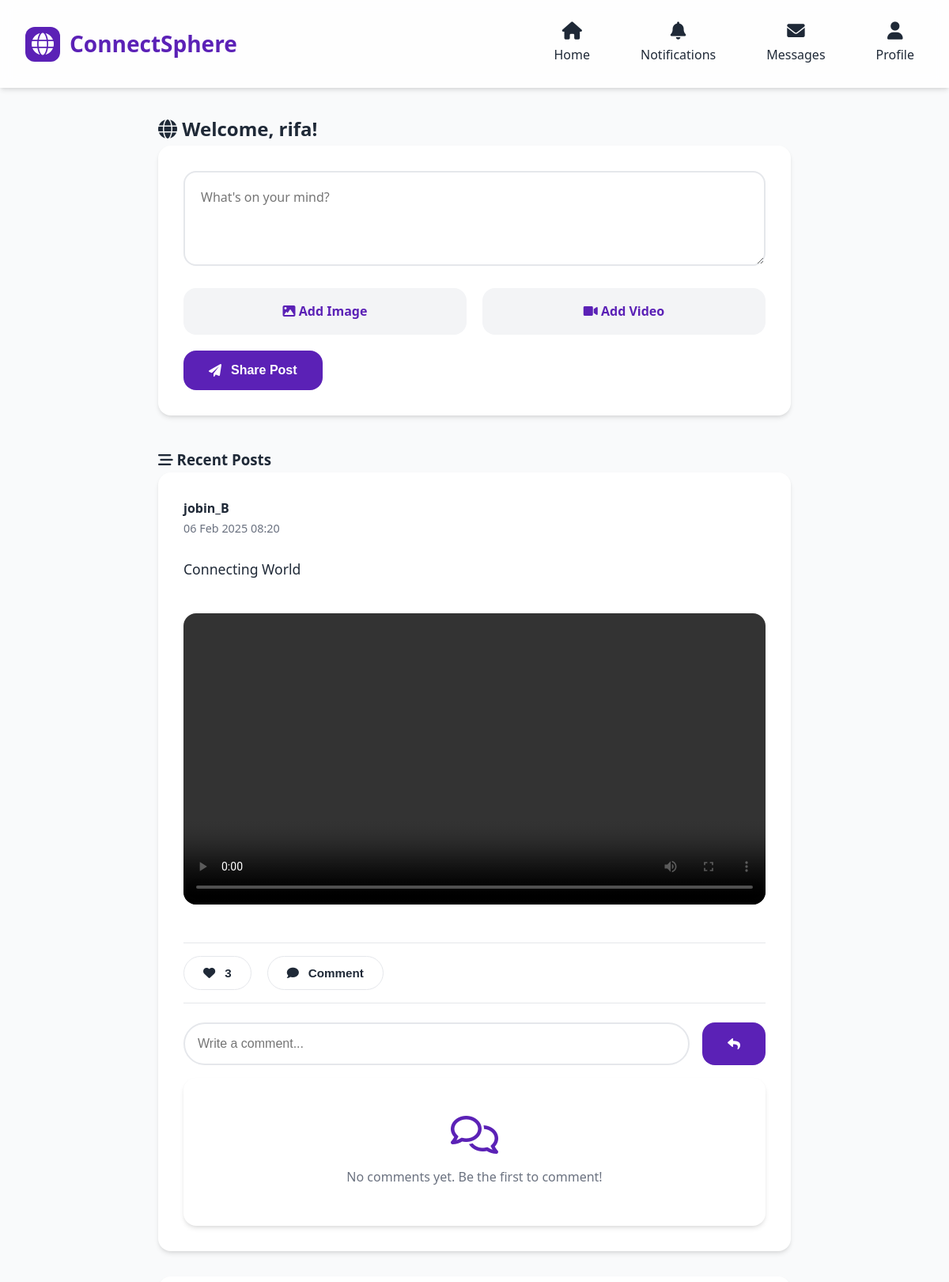
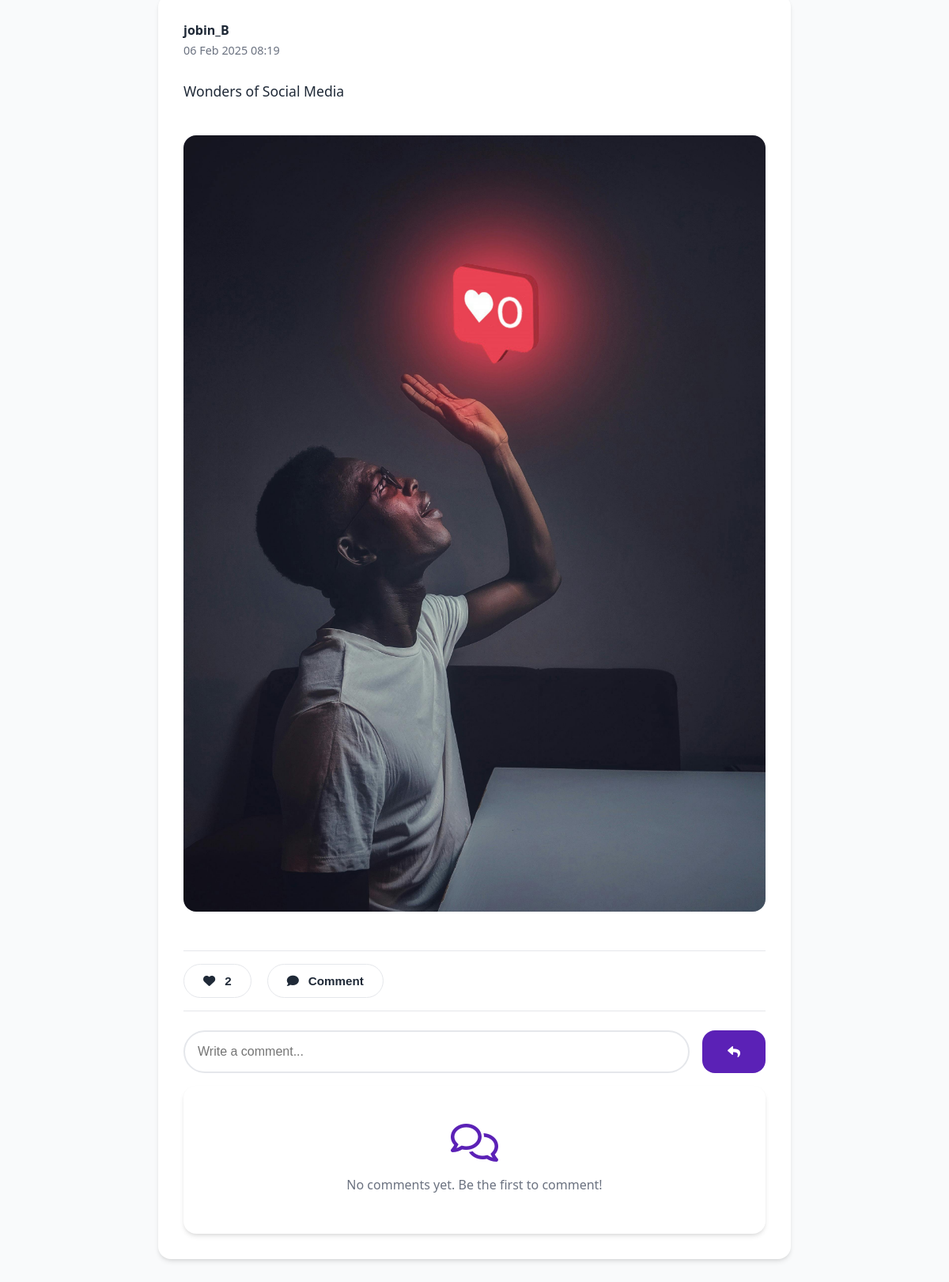
/homepage/ (signed in, upper part), run on the app's committed database (2 pictures, top to bottom).
### connectsphere/models.py (models this page shows, shortened)
class registration(models.Model):
    fullname = models.CharField(max_length=64)
    username = models.CharField(max_length=64)
    email = models.CharField(max_length=64)
    password = models.CharField(max_length=64)
    phone_number = models.CharField(max_length=15, null=True, blank=True)  # Example field
    address = models.TextField(null=True, blank=True)  # Example field
    bio = models.TextField(null=True, blank=True)  # Bio field
    profile_picture = models.ImageField(upload_to='profile_pictures/', blank=True, null=True)
    class Meta:
        db_table = 'connectsphere_registration'  # Map to connectsphere_registration table

class Post(models.Model):
    user = models.ForeignKey(registration, on_delete=models.CASCADE)
    content = models.TextField(blank=True, null=True)
    image = models.ImageField(upload_to='post_images/', blank=True, null=True)
    video = models.FileField(upload_to='post_videos/', blank=True, null=True)
    created_at = models.DateTimeField(auto_now_add=True)
    class Meta:
        db_table = 'connectsphere_posts'

### connectsphere/views.py (the view, shortened to what this page needs)
# urls.py: path('homepage/', homepage, name='homepage'),
def homepage(request):
    if 'session1' not in request.session:
        return redirect('login')
    user_id = request.session['session1']
    user = registration.objects.get(id=user_id)
    posts = Post.objects.all().order_by('-created_at')
    return render(request, 'homepage.html', {'user': user, 'posts': posts})

### connectsphere/templates/homepage.html (shortened to what this page needs)
<!DOCTYPE html>
<html lang="en">
<head>
    <link href="https://cdnjs.cloudflare.com/ajax/libs/font-awesome/6.0.0/css/all.min.css" rel="stylesheet">
</head>
<body>
    <nav class="navbar">
        <div class="nav-container">
            <a href="/homepage" class="logo">
                <i class="fas fa-globe"></i>
                ConnectSphere
            </a>
            <div class="nav-links">
                <a href="/homepage" class="nav-link">
                    <i class="fas fa-home"></i>
                    <span>Home</span>
                </a>
                <a href="/notifications" class="nav-link">
                    <i class="fas fa-bell"></i>
                    <span>Notifications</span>
                </a>
                <a href="/messages" class="nav-link">
                    <i class="fas fa-envelope"></i>
                    <span>Messages</span>
                </a>
                <div class="profile-container">
                    <a href="/profile" class="nav-link">
                        <i class="fas fa-user"></i>
                        <span>Profile</span>
                    </a>
                </div>
            </div>
        </div>
    </nav>
    <div class="container">
        <h2><i class="fas fa-globe"></i> Welcome, {{ user.username }}!</h2>
        <form method="POST" enctype="multipart/form-data" class="post-form">
            <textarea name="content" placeholder="What's on your mind?" required></textarea>
            <div class="file-upload">
                <div class="file-input-wrapper">
                    <label for="image-upload">
                        <i class="fas fa-image"></i> Add Image
                    </label>
                </div>
                <div class="file-input-wrapper">
                    <label for="video-upload">
                        <i class="fas fa-video"></i> Add Video
                    </label>
                </div>
            </div>
            <button type="submit">
                <i class="fas fa-paper-plane"></i> Share Post
            </button>
        </form>
        <h3><i class="fas fa-stream"></i> Recent Posts</h3>
        {% for post in posts %}
        <div class="post">
            <div class="post-header">
                <div>
                    <strong>{{ post.user.username }}</strong>
                    <div style="color: #6b7280; font-size: 0.9rem;">{{ post.created_at|date:"d M Y H:i" }}</div>
                </div>
            </div>
            <div class="post-content">
                {{ post.content }}
            </div>
            {% if post.image %}
            <img src="{{ post.image.url }}" alt="Post Image">
            {% endif %}
            {% if post.video %}
            <video controls>
                <source src="{{ post.video.url }}" type="video/mp4">
            </video>
            {% endif %}
            <div class="post-actions">
                <button id="like-btn-{{ post.id }}" class="like-btn" onclick="likePost({{ post.id }})">
                    <i class="fas fa-heart"></i>
                    <span id="like-count-{{ post.id }}">{{ post.likes.count }}</span>
                </button>
                <button class="like-btn">
                    <i class="fas fa-comment"></i> Comment
                </button>
            </div>
            <div class="comment-section">
                <form method="POST" action="{% url 'add_comment' post.id %}" class="comment-form">
                    <input type="text" name="content" placeholder="Write a comment..." required>
                    <button type="submit">
                        <i class="fas fa-reply"></i>
                    </button>
                </form>
                {% for comment in post.comments.all %}
                <div class="comment">
                    <strong>{{ comment.user.username }}</strong>
                    {{ comment.content }}
                </div>
                {% empty %}
                <div class="empty-state">
                    <i class="far fa-comments"></i>
                    <p>No comments yet. Be the first to comment!</p>
                </div>
                {% endfor %}
            </div>
        </div>
        {% empty %}
        <div class="empty-state">
            <i class="fas fa-inbox"></i>
            <p>No posts yet. Create the first post!</p>
        </div>
        {% endfor %}
    </div>
</body>
</html>

### connectsphere/templates/homepage.html (style rules this page uses)
:root { --primary-color: #5b21b6; --primary-light: #7c3aed; --secondary-color: #f3f4f6; --text-color: #1f2937; --border-radius: 16px; --box-shadow: 0 4px 6px -1px rgba(0, 0, 0, 0.1), 0 2px 4px -1px rgba(0, 0, 0, 0.06); }
* { margin: 0; padding: 0; box-sizing: border-box; transition: all 0.3s cubic-bezier(0.4, 0, 0.2, 1); }
body { font-family: 'Segoe UI', Tahoma, Geneva, Verdana, sans-serif; background: #f9fafb; color: var(--text-color); line-height: 1.7; }
.navbar { background: rgba(255, 255, 255, 0.8); backdrop-filter: blur(10px); padding: 1rem 2rem; box-shadow: var(--box-shadow); position: sticky; top: 0; z-index: 1000; }
.nav-container { max-width: 1200px; margin: 0 auto; display: flex; justify-content: space-between; align-items: center; }
.logo { font-size: 1.75rem; font-weight: 800; color: var(--primary-color); text-decoration: none; display: flex; align-items: center; gap: 0.75rem; }
.logo i { background: var(--primary-color); color: white; padding: 0.5rem; border-radius: 12px; }
.nav-links { display: flex; gap: 2.5rem; align-items: center; }
.nav-link { text-decoration: none; color: var(--text-color); display: flex; flex-direction: column; align-items: center; gap: 0.35rem; position: relative; padding: 0.75rem; border-radius: 12px; }
.nav-link i { font-size: 1.4rem; }
.container { width: 90%; max-width: 800px; margin: 2rem auto; animation: slideIn 0.5s ease; }
.post-form { background: white; padding: 2rem; border-radius: var(--border-radius); box-shadow: var(--box-shadow); margin-bottom: 2.5rem; }
textarea { width: 100%; padding: 1.25rem; border: 2px solid #e5e7eb; border-radius: var(--border-radius); resize: vertical; min-height: 120px; margin-bottom: 1.25rem; font-family: inherit; font-size: 1rem; }
.file-upload { display: flex; gap: 1.25rem; margin-bottom: 1.25rem; }
.file-input-wrapper { position: relative; flex: 1; }
.file-input-wrapper label { display: block; padding: 1rem 1.5rem; background: var(--secondary-color); border: none; border-radius: var(--border-radius); cursor: pointer; text-align: center; font-weight: 600; color: var(--primary-color); }
button { background: var(--primary-color); color: white; border: none; padding: 1rem 2rem; border-radius: var(--border-radius); cursor: pointer; font-weight: 600; font-size: 1rem; display: flex; align-items: center; gap: 0.75rem; }
.post { background: white; padding: 2rem; border-radius: var(--border-radius); margin-bottom: 2rem; box-shadow: var(--box-shadow); animation: fadeIn 0.5s ease; }
.post-header { display: flex; align-items: center; margin-bottom: 1.5rem; }
.post-content { font-size: 1.1rem; margin-bottom: 1.5rem; }
.post img, .post video { width: 100%; border-radius: var(--border-radius); margin: 1rem 0; }
.post-actions { display: flex; gap: 1.25rem; margin: 1.5rem 0; border-top: 1px solid #e5e7eb; border-bottom: 1px solid #e5e7eb; padding: 1rem 0; }
.like-btn { background: transparent; color: var(--text-color); padding: 0.75rem 1.5rem; border: 1px solid #e5e7eb; border-radius: 30px; font-size: 0.95rem; }
.comment-form { display: flex; gap: 1rem; margin-bottom: 1rem; }
.comment-form input { flex: 1; padding: 1rem; border: 2px solid #e5e7eb; border-radius: 30px; font-size: 1rem; }
.empty-state { text-align: center; padding: 3rem; color: #6b7280; background: white; border-radius: var(--border-radius); box-shadow: var(--box-shadow); }
.empty-state i { font-size: 3rem; color: var(--primary-color); margin-bottom: 1rem; }
.profile-container { position: relative; }

### data on the page
registration: username "rifa"
Post: user.username "jobin_B", created_at "06 Feb 2025 08:20", content "Connecting World", likes.count "3"
Post: user.username "jobin_B", created_at "06 Feb 2025 08:19", content "Wonders of Social Media", image (picture), likes.count "2"
